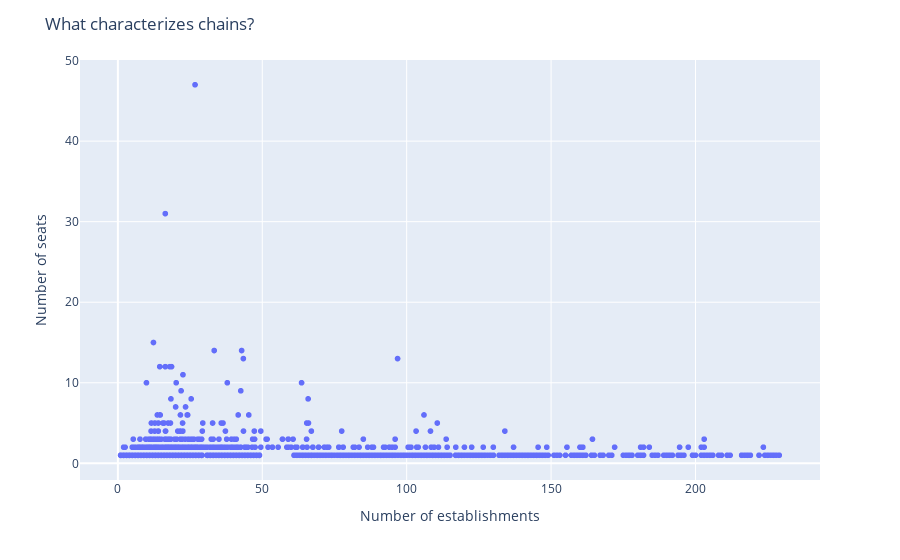

Notebook code cell kept with this figure:
### Code cell
#Visualising the data

scat_seats = px.scatter(avg_seats, x="avg_seat", y="num_of_establish")

scat_seats.update_layout(
    title="What characterizes chains?",
    xaxis_title="Number of establishments",
    yaxis_title="Number of seats",
)
scat_seats.show()

### Figure 1 — Plotly figure (JSON) as saved in the notebook; plotly's stock layout.template omitted (floating-point values rounded to 4 significant figures; data arrays with more than 128 entries replaced by an {"elided": "..."} marker saying what was removed)
{"data": [{"hovertemplate": "avg_seat=%{x}<br>num_of_establish=%{y}<extra></extra>", "legendgroup": "", "marker": {"color": "#636efa", "symbol": "circle"}, "mode": "markers", "name": "", "showlegend": false, "type": "scattergl", "x": {"elided": "2733 float values"}, "xaxis": "x", "y": {"elided": "2733 int values"}, "yaxis": "y"}], "layout": {"legend": {"tracegroupgap": 0}, "margin": {"t": 60}, "title": {"text": "What characterizes chains?"}, "xaxis": {"anchor": "y", "domain": [0, 1], "title": {"text": "Number of establishments"}}, "yaxis": {"anchor": "x", "domain": [0, 1], "title": {"text": "Number of seats"}}}}
